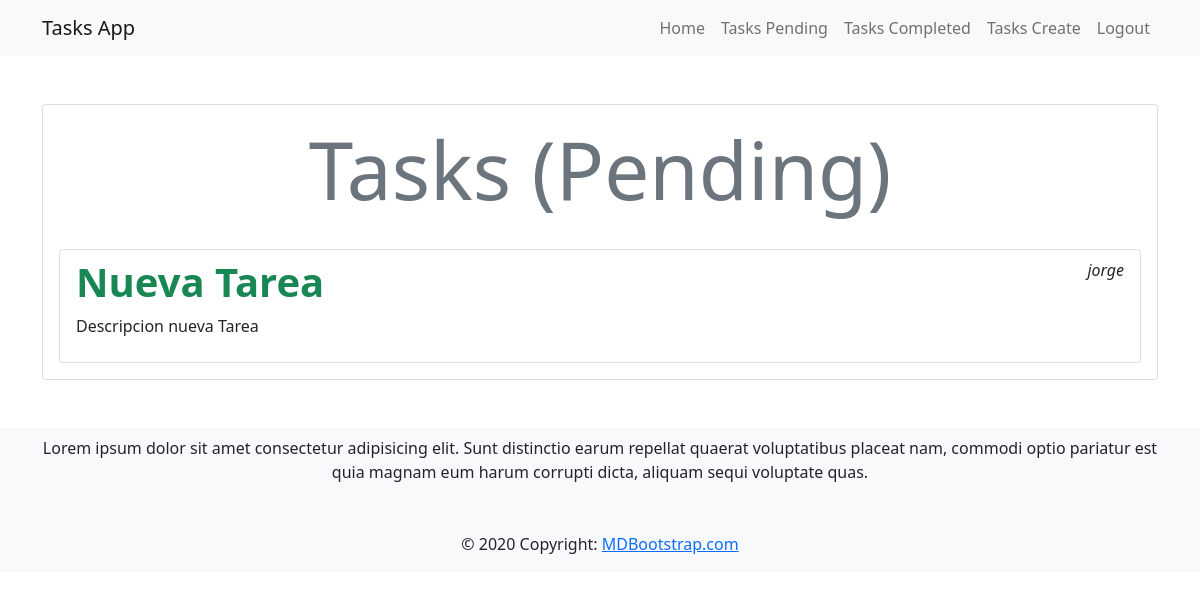
The app's page /tasks/ (signed in) with its own data.
### tasks/models.py (models this page shows, shortened)
class Task(models.Model):
    title = models.CharField(max_length=200)
    description = models.TextField(blank=True)
    created = models.DateTimeField(auto_now_add=True)
    updated = models.DateTimeField(auto_now=True)
    datecompleted = models.DateTimeField(null=True, blank=True)
    important = models.BooleanField(default=False)
    user = models.ForeignKey(User, on_delete=models.CASCADE)
    class Meta:
        verbose_name = 'Task'
        verbose_name_plural = 'Tasks'

### tasks/views.py (the view)
# urls.py: path("tasks/", views.tasks, name="tasks"),
@login_required
def tasks(request):
    tasks = Task.objects.filter(user=request.user, datecompleted__isnull=True)
    return render(request, "tasks.html", {
        'tasks': tasks,
        'title': 'Pending'
    })

### tasks/templates/tasks.html (shortened to what this page needs)
{% extends 'base.html' %}
{% block content %}
<div class="row">
  <div class="col-md-12">
    <h1 class="display-1 text-center text-secondary pb-4">Tasks ({{title}})</h1>
    <ul class="list-group">
      {% for task in tasks %}
      <a class="list-group-item" href="{% url 'detail_task' task.id %}">
        <header class="d-flex justify-content-between">
          {% if task.important %}
          <h1 class="text-success"><strong>{{task.title}}</strong></h1>
          {% else %}
          <h1><strong>{{task.title}}</strong></h1>
          {% endif %}
          <p class="fst-italic">{{task.user.username}}</p>
        </header>
        <p>{{task.description}}</p>
      </a>
      {% endfor %}
    </ul>
  </div>
</div>
{% endblock %}

### records on screen
Task: title "Nueva Tarea", user.username "jorge", description "Descripcion nueva Tarea"

### other values on screen
{{ title }} "Pending"
